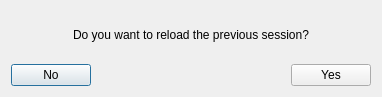
<?xml version="1.0" encoding="UTF-8"?>
<ui version="4.0">
 <class>Dialog</class>
 <widget class="QDialog" name="Dialog">
  <property name="windowModality">
   <enum>Qt::ApplicationModal</enum>
  </property>
  <property name="geometry">
   <rect>
    <x>0</x>
    <y>0</y>
    <width>382</width>
    <height>97</height>
   </rect>
  </property>
  <property name="windowTitle">
   <string>Dialog</string>
  </property>
  <layout class="QVBoxLayout" name="verticalLayout">
   <item>
    <widget class="QLabel" name="label">
     <property name="text">
      <string>Do you want to reload the previous session?</string>
     </property>
     <property name="alignment">
      <set>Qt::AlignCenter</set>
     </property>
    </widget>
   </item>
   <item>
    <layout class="QHBoxLayout" name="horizontalLayout">
     <item>
      <widget class="QPushButton" name="pushButton_2">
       <property name="text">
        <string>No</string>
       </property>
      </widget>
     </item>
     <item>
      <spacer name="horizontalSpacer">
       <property name="orientation">
        <enum>Qt::Horizontal</enum>
       </property>
       <property name="sizeHint" stdset="0">
        <size>
         <width>40</width>
         <height>20</height>
        </size>
       </property>
      </spacer>
     </item>
     <item>
      <widget class="QPushButton" name="pushButton">
       <property name="text">
        <string>Yes</string>
       </property>
      </widget>
     </item>
    </layout>
   </item>
  </layout>
 </widget>
 <resources/>
 <connections>
  <connection>
   <sender>pushButton_2</sender>
   <signal>clicked()</signal>
   <receiver>Dialog</receiver>
   <slot>no_clicked()</slot>
   <hints>
    <hint type="sourcelabel">
     <x>47</x>
     <y>73</y>
    </hint>
    <hint type="destinationlabel">
     <x>116</x>
     <y>63</y>
    </hint>
   </hints>
  </connection>
  <connection>
   <sender>pushButton</sender>
   <signal>clicked()</signal>
   <receiver>Dialog</receiver>
   <slot>yes_clicked()</slot>
   <hints>
    <hint type="sourcelabel">
     <x>338</x>
     <y>67</y>
    </hint>
    <hint type="destinationlabel">
     <x>260</x>
     <y>61</y>
    </hint>
   </hints>
  </connection>
 </connections>
 <slots>
  <slot>no_clicked()</slot>
  <slot>yes_clicked()</slot>
 </slots>
</ui>
